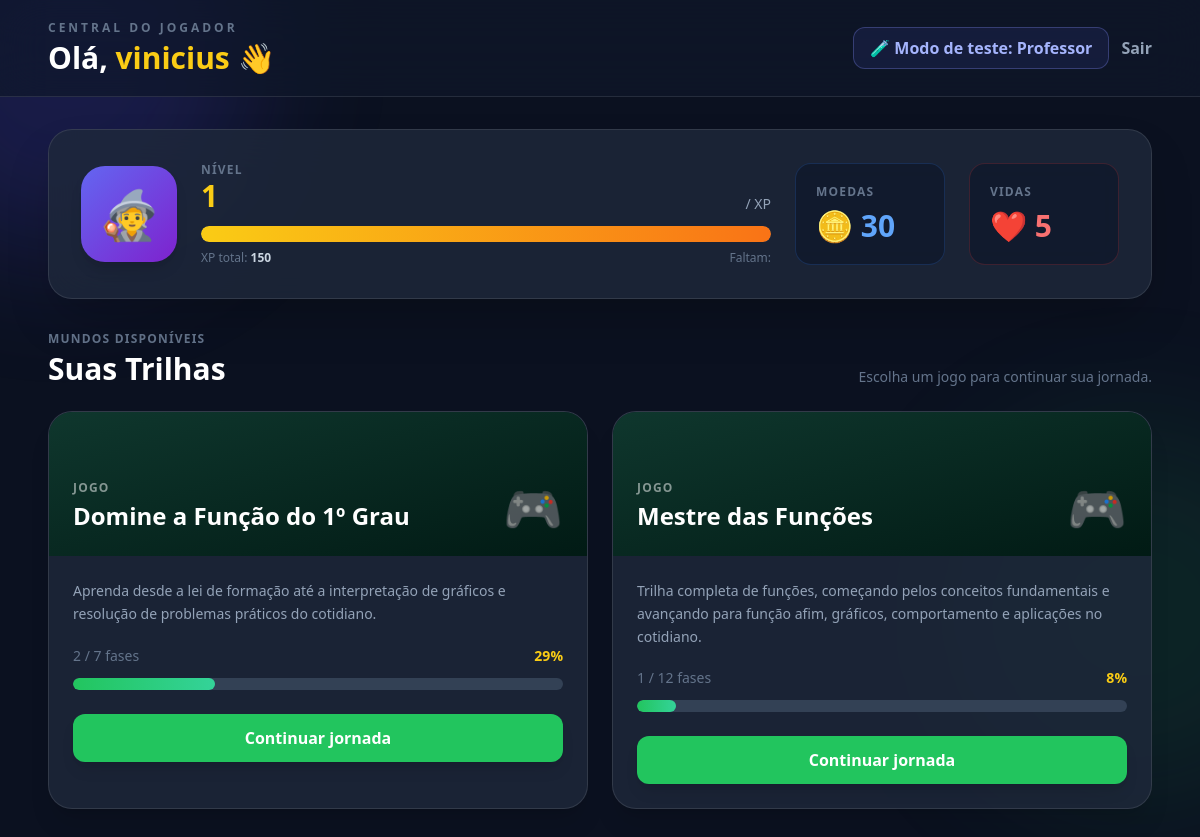
The page /jogar/ (signed in) on the database its author committed.
### gamificacao/models.py (models this page shows, shortened)
class PerfilUsuario(models.Model):
    TIPO_CHOICES = [
        ('aluno', 'Aluno (Jogador)'),
        ('professor', 'Professor (Criador)'),
    ]
    usuario = models.OneToOneField(
        User,
        on_delete=models.CASCADE,
        related_name='perfil',
    )
    tipo = models.CharField(
        max_length=20,
        choices=TIPO_CHOICES,
        default='aluno',
    )
    xp_total = models.PositiveIntegerField(
        default=0
    )
    moedas = models.PositiveIntegerField(
        default=0
    )
    vidas = models.PositiveIntegerField(
        default=5
    )
    TEMAS = [
        ('tema-padrao', 'Noite Estrelada'),
        ('tema-floresta', 'Trilha na Floresta'),
        ('tema-deserto', 'Deserto Escaldante'),
        ('tema-masmorra', 'Masmorra Sombria'),
    ]
    tema_fundo = models.CharField(
        max_length=50,
        choices=TEMAS,
        default='tema-padrao',
    )
    @property
    def nivel(self):
        return (self.xp_total // 200) + 1

### curriculo/models.py (models this page shows, shortened)
class Disciplina(models.Model):
    TEMAS = [
        ('tema-padrao', 'Noite Escura (Padrão)'),
        ('tema-floresta', 'Floresta Encantada'),
        ('tema-deserto', 'Deserto Escaldante'),
        ('tema-masmorra', 'Masmorra Sombria'),
    ]
    nome = models.CharField(max_length=100)
    slug = models.SlugField(unique=True)
    descricao = models.TextField(blank=True)
    icone = models.CharField(max_length=50, default="book")
    ordem = models.PositiveIntegerField(default=1)
    ativo = models.BooleanField(default=True)
    autor = models.ForeignKey(User, on_delete=models.CASCADE, null=True, blank=True)
    tema = models.CharField(max_length=30, choices=TEMAS, default='tema-padrao')
    class Meta:
        ordering = ['ordem']
        verbose_name_plural = "Disciplinas"

### curriculo/views.py (the view)
@login_required
def dashboard_aluno(request):
    papel = papel_efetivo(
        request
    )
    if papel == 'professor':
        return redirect(
            'dashboard_professor'
        )
    perfil = obter_perfil(
        request.user
    )
    trilhas = list(
        Disciplina.objects
        .filter(
            ativo=True
        )
        .select_related(
            'autor'
        )
        .prefetch_related(
            'modulos__fases'
        )
        .order_by(
            'ordem',
            'nome',
        )
    )
    fases_concluidas_ids = set(
        ProgressoFase.objects
        .filter(
            perfil=perfil,
            concluida=True,
        )
        .values_list(
            'fase_id',
            flat=True,
        )
    )
    for trilha in trilhas:
        fases = []
        for modulo in (
            trilha.modulos.all()
        ):
            fases.extend(
                modulo.fases.all()
            )
        total_fases = len(
            fases
        )
        fases_concluidas = sum(
            fase.id
            in fases_concluidas_ids
            for fase in fases
        )
        if total_fases > 0:
            percentual = round(
                (
                    fases_concluidas
                    / total_fases
                )
                * 100
            )
        else:
            percentual = 0
        trilha.total_fases = (
            total_fases
        )
        trilha.fases_concluidas = (
            fases_concluidas
        )
        trilha.percentual_progresso = (
            percentual
        )
        trilha.concluida = (
            total_fases > 0
            and (
                fases_concluidas
                == total_fases
            )
        )
    contexto = contexto_papel(
        request
    )
    contexto.update({
        'trilhas': trilhas,
        'dashboard_modo': 'aluno',
    })
    return render(
        request,
        'curriculo/aluno_dashboard.html',
        contexto,
    )

### curriculo/views.py (called while the page is built)
def obter_perfil(usuario):
    perfil, _ = PerfilUsuario.objects.get_or_create(
        usuario=usuario
    )
    return perfil

def papel_efetivo(request):
    perfil = obter_perfil(
        request.user
    )
    papel_teste = request.session.get(
        SESSAO_MODO_TESTE
    )
    if (
        getattr(settings, 'DEBUG', False)
        and papel_teste in (
            'aluno',
            'professor',
        )
    ):
        return papel_teste
    return perfil.tipo

def modo_teste_ativo(request):
    return (
        getattr(settings, 'DEBUG', False)
        and SESSAO_MODO_TESTE in request.session
    )

def contexto_papel(request):
    perfil = obter_perfil(
        request.user
    )
    papel = papel_efetivo(
        request
    )
    return {
        'perfil': perfil,
        'papel_oficial': perfil.tipo,
        'papel_efetivo': papel,
        'modo_teste_ativo': (
            modo_teste_ativo(request)
        ),
    }

### curriculo/templates/curriculo/aluno_dashboard.html (shortened to what this page needs)
<!DOCTYPE html>
<html lang="pt-br">
<head>
    <script src="https://cdn.tailwindcss.com"></script>
</head>
<body
    class="bg-[#0b1120] text-white min-h-screen font-sans"
>
    <div
        class="fixed inset-0 pointer-events-none overflow-hidden"
    >
        <div
            class="absolute -top-32 -left-32 w-96 h-96 bg-indigo-600/20 rounded-full blur-3xl"
        ></div>
        <div
            class="absolute top-1/2 -right-32 w-96 h-96 bg-green-500/10 rounded-full blur-3xl"
        ></div>
    </div>
    <header
        class="relative z-10 border-b border-white/10 bg-slate-900/70 backdrop-blur-xl"
    >
        <div
            class="max-w-6xl mx-auto px-6 py-5 flex flex-wrap justify-between items-center gap-6"
        >
            <div>
                <p
                    class="text-xs uppercase tracking-[0.25em] text-slate-500 font-bold"
                >
                    Central do Jogador
                </p>
                <h1
                    class="text-2xl md:text-3xl font-black mt-1"
                >
                    Olá,
                    <span class="text-yellow-400">
                        {{ user.username }}
                    </span>
                    👋
                </h1>
            </div>
            <div class="flex items-center gap-3">
                {% if modo_teste_ativo %}
                    <a
                        href="{% url 'alternar_papel' %}"
                        class="bg-indigo-500/10 hover:bg-indigo-500 border border-indigo-400/30 text-indigo-300 hover:text-white font-bold px-4 py-2 rounded-xl transition"
                    >
                        🧪
                        Mudar para Professor
                    </a>
                {% else %}
                    <a
                        href="{% url 'alternar_papel' %}"
                        class="bg-indigo-500/10 hover:bg-indigo-500 border border-indigo-400/30 text-indigo-300 hover:text-white font-bold px-4 py-2 rounded-xl transition"
                    >
                        🧪
                        Modo de teste: Professor
                    </a>
                {% endif %}
                <form
                    action="{% url 'logout' %}"
                    method="post"
                >
                    <button
                        type="submit"
                        class="text-slate-400 hover:text-red-400 font-bold transition"
                    >
                        Sair
                    </button>
                </form>
            </div>
        </div>
    </header>
    <main
        class="relative z-10 max-w-6xl mx-auto px-6 py-8"
    >
        <section
            class="bg-slate-800/80 backdrop-blur-xl border border-white/10 rounded-3xl p-6 md:p-8 shadow-2xl mb-8"
        >
            <div
                class="grid grid-cols-1 lg:grid-cols-[auto_1fr_auto_auto] gap-6 items-center"
            >
                <div
                    class="w-24 h-24 rounded-3xl bg-gradient-to-br from-indigo-500 to-purple-700 flex items-center justify-center shadow-lg"
                >
                    <span class="text-5xl">
                        🧙
                    </span>
                </div>
                <div>
                    <div
                        class="flex flex-wrap justify-between items-end gap-2"
                    >
                        <div>
                            <p
                                class="text-xs uppercase tracking-widest text-slate-500 font-bold"
                            >
                                Nível
                            </p>
                            <p
                                class="text-3xl font-black text-yellow-400"
                            >
                                {{ perfil.nivel }}
                            </p>
                        </div>
                        <div
                            class="text-right"
                        >
                            <p
                                class="text-sm text-slate-400"
                            >
                                /
                                XP
                            </p>
                        </div>
                    </div>
                    <div
                        class="mt-3 bg-slate-700 rounded-full h-4 overflow-hidden"
                    >
                        <div
                            class="h-full bg-gradient-to-r from-yellow-400 to-orange-500 rounded-full transition-all duration-700"
                            style="width: {{ perfil.progresso_nivel }}%;"
                        ></div>
                    </div>
                    <div
                        class="flex justify-between mt-2 text-xs"
                    >
                        <span class="text-slate-500">
                            XP total:
                            <strong class="text-slate-300">
                                {{ perfil.xp_total }}
                            </strong>
                        </span>
                        <span class="text-slate-500">
                            Faltam:
                        </span>
                    </div>
                </div>
                <div
                    class="bg-slate-900/70 border border-blue-500/20 rounded-2xl p-5 min-w-[150px]"
                >
                    <p
                        class="text-xs uppercase tracking-widest text-slate-500 font-bold"
                    >
                        Moedas
                    </p>
                    <p
                        class="text-3xl font-black text-blue-400 mt-2"
                    >
                        🪙 {{ perfil.moedas }}
                    </p>
                </div>
                <div
                    class="bg-slate-900/70 border border-red-500/20 rounded-2xl p-5 min-w-[150px]"
                >
                    <p
                        class="text-xs uppercase tracking-widest text-slate-500 font-bold"
                    >
                        Vidas
                    </p>
                    <p
                        class="text-3xl font-black text-red-400 mt-2"
                    >
                        ❤️ {{ perfil.vidas }}
                    </p>
                </div>
            </div>
        </section>
        <div
            class="flex flex-wrap justify-between items-end gap-4 mb-6"
        >
            <div>
                <p
                    class="text-xs uppercase tracking-widest text-slate-500 font-bold"
                >
                    Mundos disponíveis
                </p>
                <h2
                    class="text-3xl font-black mt-1"
                >
                    Suas Trilhas
                </h2>
            </div>
            <p
                class="text-slate-500 text-sm"
            >
                Escolha um jogo para continuar sua jornada.
            </p>
        </div>
        <div
            class="grid grid-cols-1 md:grid-cols-2 xl:grid-cols-3 gap-6"
        >
            {% for trilha in trilhas %}
                <article
                    class="group bg-slate-800/80 border border-white/10 rounded-3xl overflow-hidden hover:border-green-500/50 hover:-translate-y-1 transition-all duration-300 shadow-xl"
                >
                    <div
                        class="h-36 relative overflow-hidden {% if trilha.tema == 'tema-floresta' %}bg-emerald-950{% elif trilha.tema == 'tema-deserto' %}bg-amber-950{% elif trilha.tema == 'tema-masmorra' %}bg-slate-950{% else %}bg-indigo-950{% endif %}"
                    >
                        <div
                            class="absolute inset-0 bg-gradient-to-br from-white/5 to-black/40"
                        ></div>
                        <div
                            class="relative h-full p-6 flex items-end justify-between"
                        >
                            <div>
                                <p
                                    class="text-xs uppercase tracking-widest text-white/50 font-bold"
                                >
                                    Jogo
                                </p>
                                <h3
                                    class="text-2xl font-black mt-1"
                                >
                                    {{ trilha.nome }}
                                </h3>
                            </div>
                            <div
                                class="text-5xl opacity-80"
                            >
                                🎮
                            </div>
                        </div>
                    </div>
                    <div
                        class="p-6"
                    >
                        <p
                            class="text-slate-400 text-sm leading-relaxed min-h-[40px]"
                        >
                            {{ trilha.descricao }}
                        </p>
                        <div
                            class="mt-5 flex justify-between items-center text-sm"
                        >
                            <span class="text-slate-500">
                                {{ trilha.fases_concluidas }}
                                /
                                {{ trilha.total_fases }}
                                fases
                            </span>
                            {% if trilha.concluida %}
                                <span
                                    class="text-green-400 font-black"
                                >
                                    ✓ Concluída
                                </span>
                            {% elif trilha.total_fases == 0 %}
                                <span
                                    class="text-slate-500 font-bold"
                                >
                                    Em preparação
                                </span>
                            {% elif trilha.percentual_progresso == 0 %}
                                <span
                                    class="text-slate-400 font-bold"
                                >
                                    Não iniciada
                                </span>
                            {% else %}
                                <span
                                    class="text-yellow-400 font-black"
                                >
                                    {{ trilha.percentual_progresso }}%
                                </span>
                            {% endif %}
                        </div>
                        <div
                            class="mt-3 bg-slate-700 rounded-full h-3 overflow-hidden"
                        >
                            <div
                                class="h-full bg-gradient-to-r from-green-500 to-emerald-400 rounded-full transition-all duration-700"
                                style="width: {{ trilha.percentual_progresso }}%;"
                            ></div>
                        </div>
                        <a
                            href="{% url 'trilha' trilha.id %}"
                            class="mt-6 block w-full text-center bg-green-500 hover:bg-green-400 text-white font-black py-3 rounded-xl transition shadow-lg"
                        >
                            {% if trilha.concluida %}
                                Jogar novamente
                            {% elif trilha.percentual_progresso > 0 %}
                                Continuar jornada
                            {% else %}
                                Começar jornada
                            {% endif %}
                        </a>
                    </div>
                </article>
            {% endfor %}
        </div>
    </main>
</body>
</html>

### rows shown on the page
PerfilUsuario: nivel "1", xp_total "150", moedas "30", vidas "5"
Disciplina: nome "Domine a Função do 1º Grau", descricao "Aprenda desde a lei de formação até a interpretação de gráficos e resolução de problemas práticos do cotidiano.", fases_concluidas "2", total_fases "7", percentual_progresso "29", shows "Continuar jornada"
Disciplina: nome "Mestre das Funções", descricao "Trilha completa de funções, começando pelos conceitos fundamentais e avançando para função afim, gráficos, comportamento e aplicações no cotidiano.", fases_concluidas "1", total_fases "12", percentual_progresso "8", shows "Continuar jornada"

### other values the page prints
{{ user.username }} "vinicius"
